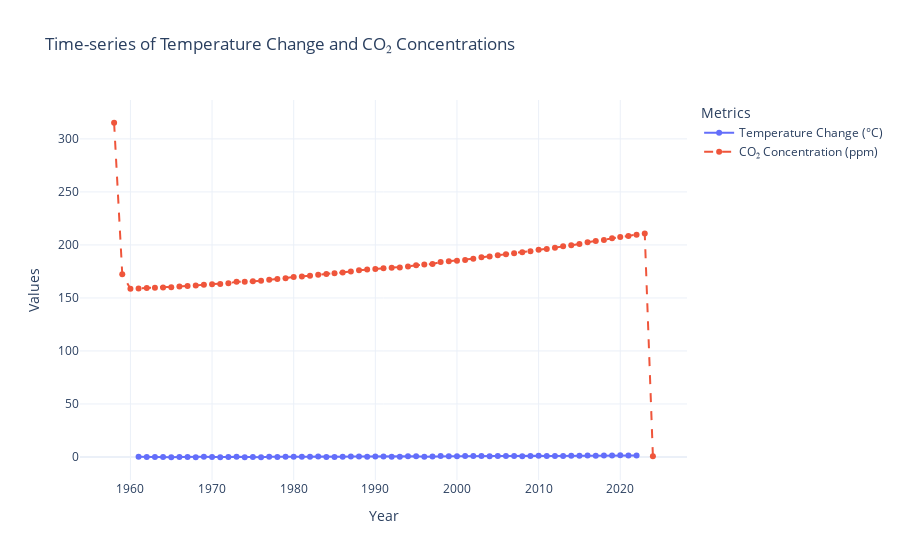
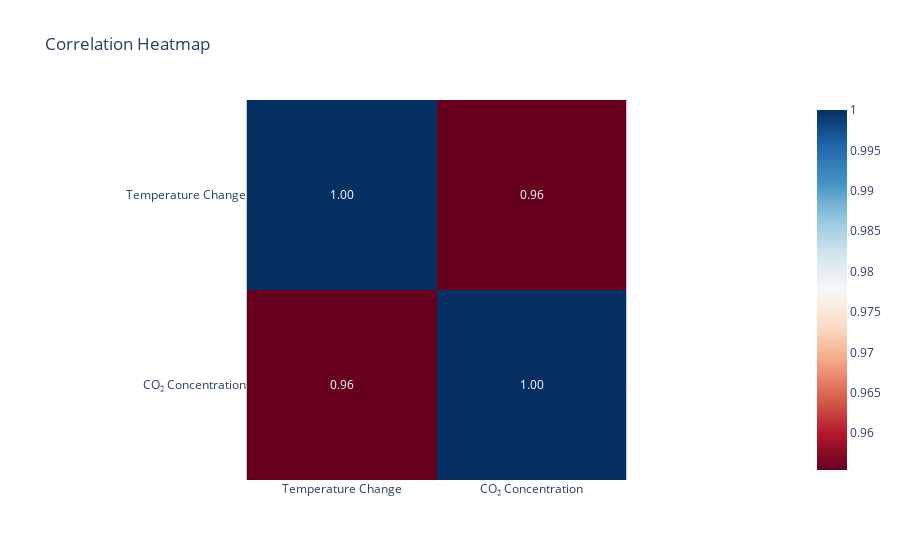
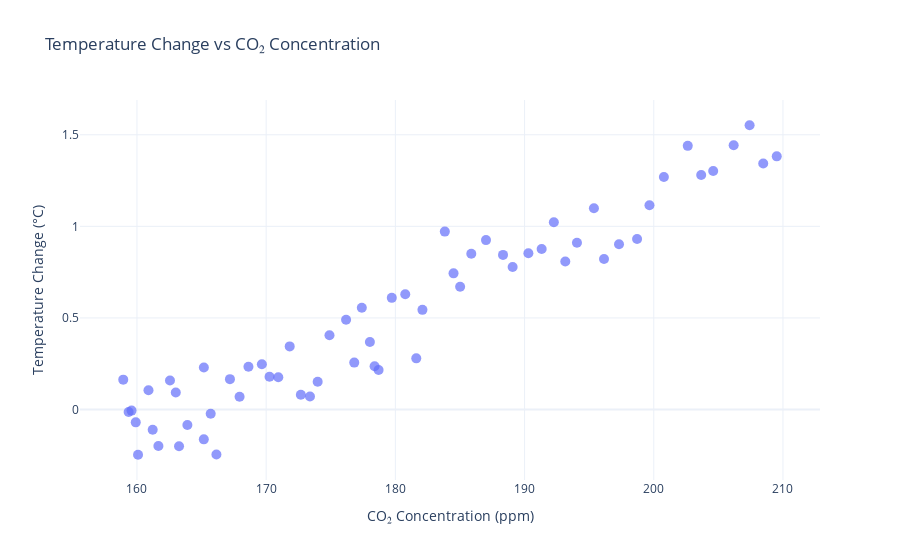

Source (notebook cell) for these figures, in order:
### Markdown cell above
Time-Series Analysis

### Code cell
import plotly.graph_objects as go
import plotly.express as px

temperature_years = temperature_data.filter(regex='^F').mean(axis=0)
temperature_years.index = temperature_years.index.str.replace('F', '').astype(int)

co2_data['Year'] = co2_data['Date'].str[:4].astype(int)
co2_yearly = co2_data.groupby('Year')['Value'].mean()

fig = go.Figure()
fig.add_trace(go.Scatter(
    x=temperature_years.index, y=temperature_years.values, mode='lines+markers', name="Temperature Change (°C)"
))

fig.add_trace(go.Scatter(
    x=co2_yearly.index, y=co2_yearly.values, mode='lines+markers', name="CO₂ Concentration (ppm)", line=dict(dash='dash')
))
fig.update_layout(
    title="Time-series of Temperature Change and CO₂ Concentrations",
    xaxis_title="Year",
    yaxis_title="Values",
    template="plotly_white",
    legend_title="Metrics"
)
fig.show()

merged_data = pd.DataFrame({
    "Temperature Change": temperature_years,
    "CO₂ Concentration": co2_yearly
}).dropna()

heatmap_fig = px.imshow(
    merged_data.corr(),
    text_auto=".2f",
    color_continuous_scale="RdBu", 
    title="Correlation Heatmap"
)
heatmap_fig.update_layout(
    template="plotly_white"
)
heatmap_fig.show()

scatter_fig = px.scatter(
    merged_data,
    x="CO₂ Concentration", y="Temperature Change",
    labels={"CO₂ Concentration": "CO₂ Concentration (ppm)", "Temperature Change": "Temperature Change (°C)"},
    title="Temperature Change vs CO₂ Concentration",
    template="plotly_white"
)

scatter_fig.update_traces(marker=dict(size=10, opacity=0.7))
scatter_fig.show()

### Figure 1 — Plotly figure (JSON) as saved in the notebook; plotly's stock layout.template omitted (floating-point values rounded to 4 significant figures)
{"data": [{"mode": "lines+markers", "name": "Temperature Change (°C)", "type": "scatter", "x": [1961, 1962, 1963, 1964, 1965, 1966, 1967, 1968, 1969, 1970, 1971, 1972, 1973, 1974, 1975, 1976, 1977, 1978, 1979, 1980, 1981, 1982, 1983, 1984, 1985, 1986, 1987, 1988, 1989, 1990, 1991, 1992, 1993, 1994, 1995, 1996, 1997, 1998, 1999, 2000, 2001, 2002, 2003, 2004, 2005, 2006, 2007, 2008, 2009, 2010, 2011, 2012, 2013, 2014, 2015, 2016, 2017, 2018, 2019, 2020, 2021, 2022], "y": [0.1631, -0.01348, -0.006043, -0.07006, -0.247, 0.1055, -0.1108, -0.1991, 0.1579, 0.09249, -0.2005, -0.08491, 0.2294, -0.163, -0.02349, -0.2459, 0.1658, 0.06963, 0.2338, 0.2473, 0.1786, 0.1765, 0.3446, 0.08012, 0.07129, 0.1512, 0.405, 0.4901, 0.2562, 0.5553, 0.3682, 0.2365, 0.216, 0.6095, 0.6292, 0.2792, 0.544, 0.9713, 0.7433, 0.6698, 0.8502, 0.925, 0.8442, 0.7778, 0.853, 0.8766, 1.023, 0.8084, 0.9106, 1.099, 0.8214, 0.9022, 0.9312, 1.115, 1.27, 1.44, 1.281, 1.302, 1.443, 1.552, 1.344, 1.382]}, {"line": {"dash": "dash"}, "mode": "lines+markers", "name": "CO₂ Concentration (ppm)", "type": "scatter", "x": [1958, 1959, 1960, 1961, 1962, 1963, 1964, 1965, 1966, 1967, 1968, 1969, 1970, 1971, 1972, 1973, 1974, 1975, 1976, 1977, 1978, 1979, 1980, 1981, 1982, 1983, 1984, 1985, 1986, 1987, 1988, 1989, 1990, 1991, 1992, 1993, 1994, 1995, 1996, 1997, 1998, 1999, 2000, 2001, 2002, 2003, 2004, 2005, 2006, 2007, 2008, 2009, 2010, 2011, 2012, 2013, 2014, 2015, 2016, 2017, 2018, 2019, 2020, 2021, 2022, 2023, 2024], "y": [315.2, 172.5, 158.6, 158.9, 159.4, 159.6, 159.9, 160.1, 160.9, 161.2, 161.7, 162.6, 163.0, 163.3, 163.9, 165.2, 165.2, 165.7, 166.1, 167.2, 167.9, 168.6, 169.7, 170.3, 170.9, 171.8, 172.7, 173.4, 174.0, 174.9, 176.2, 176.8, 177.4, 178.0, 178.4, 178.7, 179.7, 180.8, 181.6, 182.1, 183.8, 184.5, 185.0, 185.9, 187.0, 188.3, 189.1, 190.3, 191.3, 192.3, 193.2, 194.1, 195.4, 196.2, 197.3, 198.7, 199.7, 200.8, 202.6, 203.7, 204.6, 206.2, 207.4, 208.5, 209.5, 210.8, 0.68]}], "layout": {"legend": {"title": {"text": "Metrics"}}, "title": {"text": "Time-series of Temperature Change and CO₂ Concentrations"}, "xaxis": {"title": {"text": "Year"}}, "yaxis": {"title": {"text": "Values"}}}}

### Figure 2 — Plotly figure (JSON) as saved in the notebook; plotly's stock layout.template omitted (floating-point values rounded to 4 significant figures)
{"data": [{"coloraxis": "coloraxis", "hovertemplate": "x: %{x}<br>y: %{y}<br>color: %{z}<extra></extra>", "name": "0", "texttemplate": "%{z:.2f}", "type": "heatmap", "x": ["Temperature Change", "CO₂ Concentration"], "xaxis": "x", "y": ["Temperature Change", "CO₂ Concentration"], "yaxis": "y", "z": [[1, 0.9554], [0.9554, 1]]}], "layout": {"coloraxis": {"colorscale": [[0, "rgb(103,0,31)"], [0.1, "rgb(178,24,43)"], [0.2, "rgb(214,96,77)"], [0.3, "rgb(244,165,130)"], [0.4, "rgb(253,219,199)"], [0.5, "rgb(247,247,247)"], [0.6, "rgb(209,229,240)"], [0.7, "rgb(146,197,222)"], [0.8, "rgb(67,147,195)"], [0.9, "rgb(33,102,172)"], [1, "rgb(5,48,97)"]]}, "title": {"text": "Correlation Heatmap"}, "xaxis": {"anchor": "y", "constrain": "domain", "domain": [0, 1], "scaleanchor": "y"}, "yaxis": {"anchor": "x", "autorange": "reversed", "constrain": "domain", "domain": [0, 1]}}}

### Figure 3 — Plotly figure (JSON) as saved in the notebook; plotly's stock layout.template omitted (floating-point values rounded to 4 significant figures)
{"data": [{"hovertemplate": "CO₂ Concentration (ppm)=%{x}<br>Temperature Change (°C)=%{y}<extra></extra>", "legendgroup": "", "marker": {"color": "#636efa", "opacity": 0.7, "size": 10, "symbol": "circle"}, "mode": "markers", "name": "", "orientation": "v", "showlegend": false, "type": "scatter", "x": [158.9, 159.4, 159.6, 159.9, 160.1, 160.9, 161.2, 161.7, 162.6, 163.0, 163.3, 163.9, 165.2, 165.2, 165.7, 166.1, 167.2, 167.9, 168.6, 169.7, 170.3, 170.9, 171.8, 172.7, 173.4, 174.0, 174.9, 176.2, 176.8, 177.4, 178.0, 178.4, 178.7, 179.7, 180.8, 181.6, 182.1, 183.8, 184.5, 185.0, 185.9, 187.0, 188.3, 189.1, 190.3, 191.3, 192.3, 193.2, 194.1, 195.4, 196.2, 197.3, 198.7, 199.7, 200.8, 202.6, 203.7, 204.6, 206.2, 207.4, 208.5, 209.5], "xaxis": "x", "y": [0.1631, -0.01348, -0.006043, -0.07006, -0.247, 0.1055, -0.1108, -0.1991, 0.1579, 0.09249, -0.2005, -0.08491, 0.2294, -0.163, -0.02349, -0.2459, 0.1658, 0.06963, 0.2338, 0.2473, 0.1786, 0.1765, 0.3446, 0.08012, 0.07129, 0.1512, 0.405, 0.4901, 0.2562, 0.5553, 0.3682, 0.2365, 0.216, 0.6095, 0.6292, 0.2792, 0.544, 0.9713, 0.7433, 0.6698, 0.8502, 0.925, 0.8442, 0.7778, 0.853, 0.8766, 1.023, 0.8084, 0.9106, 1.099, 0.8214, 0.9022, 0.9312, 1.115, 1.27, 1.44, 1.281, 1.302, 1.443, 1.552, 1.344, 1.382], "yaxis": "y"}], "layout": {"legend": {"tracegroupgap": 0}, "title": {"text": "Temperature Change vs CO₂ Concentration"}, "xaxis": {"anchor": "y", "domain": [0, 1], "title": {"text": "CO₂ Concentration (ppm)"}}, "yaxis": {"anchor": "x", "domain": [0, 1], "title": {"text": "Temperature Change (°C)"}}}}
